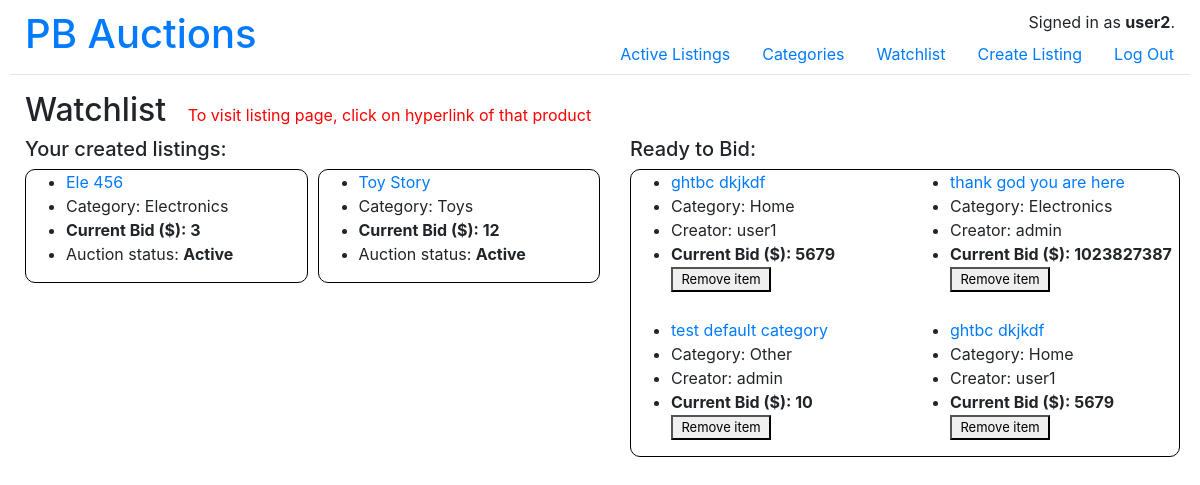
/watchlist (signed in), run on an earlier commit of the app's database.
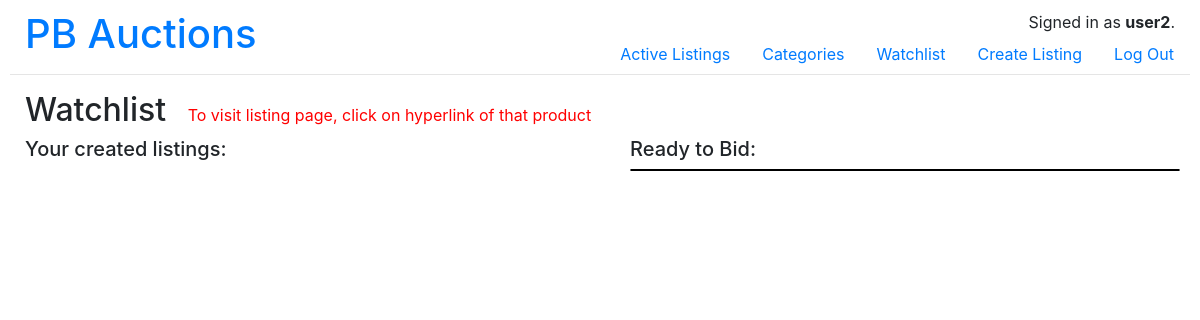
And on a later commit of the database.
### auctions/models.py (models this page shows)
class User(AbstractUser):
    id = models.AutoField(primary_key=True)
    def __str__(self):
        return self.username #present username as key instead of id

class Listing(models.Model):
    id = models.AutoField(primary_key=True)
    user = models.ForeignKey(User, null=True, blank=True, on_delete=models.CASCADE, related_name="creator") #user's id
    category = models.ForeignKey(Category, default="Other", on_delete=models.CASCADE, related_name="listing_category")
    title = models.CharField(max_length=100)
    description = models.TextField()
    price = models.BigIntegerField(default=10)
    image = models.ImageField(blank=True, upload_to="auctions/static/auctions/images")
    STATUS_LIST = (
        ("Active", "Active"),
        ("Closed", "Closed"),
    )
    status = models.CharField(max_length=64, choices=STATUS_LIST, default="Active")
    def __str__(self):
        return self.title

class Category(models.Model):
    id = models.AutoField(primary_key=True)
    CATEGORY_LIST = [
        ("Electronics", "Electronics"),
        ("Home", "Home"),
        ("Toys", "Toys"),
        ("Fashion", "Fashion"),
        ("Other", "Other"),
    ]
    category_name = models.CharField(max_length=64, choices=CATEGORY_LIST, default="Other")
    def __str__(self):
        return self.category_name #display the 1st elements of each tuple

class Watchlist(models.Model):
    id = models.AutoField(primary_key=True)
    user = models.ForeignKey(User, on_delete=models.CASCADE, default=0)
    listing = models.ForeignKey(Listing, on_delete=models.CASCADE)

### auctions/views.py (the view, shortened to what this page needs)
# urls.py: path("watchlist", views.watchlist, name="watchlist"),
@login_required(login_url='/login') #redirect to login page if user does not log-in yet
def watchlist(request):
    current_user = request.user
    my_listings = Listing.objects.filter(user=current_user)
    message = 'To visit listing page, click on hyperlink of that product'
    bid_listings = Watchlist.objects.all()[::-1]
    return render(request, 'auctions/watchlist.html', {
        'my_listings': my_listings,
        'bid_listings': bid_listings,
        "categories": categories,
        "message": message
    })

### auctions/templates/auctions/watchlist.html (shortened to what this page needs)
{% extends "auctions/layout.html" %}
{% block body %}
    <div class="section">
        <h2 style="display:inline-block;">Watchlist &nbsp;</h2>
        <h8 style="color: red;"> {{ message }} </h8>
    </div>
    <div class="row">
        <div class="split">
            <h5>Your created listings:</h5>
            <div class="left">
                {% for my_listing in my_listings %}
                <div class="item_container">
                    <ul>
                        <li><a href="{% url 'listing' my_listing.id %}">{{ my_listing }}</a></li>
                        <li>Category: {{ my_listing.category }}</li>
                        <li><b>Current Bid ($): {{ my_listing.price }}</b></li>
                        <li> Auction status: <b>{{ my_listing.status }}</b> </li>
                    </ul>
                </div>
                {% endfor %}
            </div>
        </div>
        <div class="split">
            <h5>Ready to Bid:</h5>
            <div class="right item_container">
                {% for bid_listing in bid_listings %}
                <ul>
                    <li><a href="{% url 'listing' bid_listing.listing.id %}">{{ bid_listing.listing }}</a></li>
                    <li>Category: {{ bid_listing.listing.category }}</li>
                    <li>Creator: {{ bid_listing.listing.user }}</li>
                    <li><b>Current Bid ($): {{ bid_listing.listing.price }}</b></li>
                    <form method="post" action="{% url 'watchlist' %}">
                        <button type="submit" name="remove_button">Remove item</button>
                    </form>
                </ul>
                {% endfor %}
            </div>
        </div>
    </div>
{% endblock %}

### auctions/templates/auctions/layout.html (shortened to what this page needs)
{% load static %}
<!DOCTYPE html>
<html lang="en">
    <head>
        <link rel="stylesheet" href="https://stackpath.bootstrapcdn.com/bootstrap/4.4.1/css/bootstrap.min.css">
        <link href="{% static 'auctions/styles.css' %}" rel="stylesheet">
    </head>
    <body>
        <h1 style="padding-left: 15px;">
            <a href="{% url 'index' %}">PB Auctions</a>
        </h1>
        <div class="upper-right">
            <div style="text-align: right; padding-right: 15px;">
                {% if user.is_authenticated %}
                    Signed in as <strong>{{ user.username }}</strong>.
                {% else %}
                    Not signed in.
                {% endif %}
            </div>
            <ul class="nav">
                <li class="nav-item">
                    <a class="nav-link" href="{% url 'index' %}">Active Listings</a>
                </li>
                <li class="nav-item">
                    <div class="dropdown">
                        <a class="nav-link" href="">Categories</a>
                    </div>
                </li>
                <li class="nav-item">
                    <a class="nav-link" href="{% url 'watchlist' %}">Watchlist</a>
                </li>
                <li class="nav-item">
                    <a class="nav-link" href="{% url 'create' %}">Create Listing</a>
                </li>
                {% if user.is_authenticated %}
                    <li class="nav-item">
                        <a class="nav-link" href="{% url 'logout' %}">Log Out</a>
                    </li>
                {% endif %}
            </ul>
        </div>
        <hr>
        {% block body %}
        {% endblock %}
    </body>
</html>

### auctions/static/auctions/styles.css (style rules this page uses)
body { padding: 10px; }
.upper-right { position: fixed; top: 0; right: 0; padding: 10px; }
.section { padding-left: 15px; }
.item_container { border: 1px solid black; border-radius: 10px; }
.row { display: grid; grid-template-columns: repeat(2, 1fr); }
.split { padding-left: 30px; }
.right { display: grid; grid-template-columns: repeat(2, 1fr); gap: 10px; width:550px; }
.dropdown { position: relative; display: inline-block; }

What changed in the data, as far as the page shows it:
removed Listing: title "Ele 456", category "Electronics", price "3", status "Active"
removed Listing: title "Toy Story", category "Toys", price "12", status "Active"
removed Watchlist: listing "ghtbc dkjkdf", listing.category "Home", listing.user "user1", listing.price "5679"
removed Watchlist: listing "thank god you are here", listing.category "Electronics", listing.user "admin", listing.price "1023827387"
removed Watchlist: listing "test default category", listing.category "Other", listing.user "admin", listing.price "10"
removed Watchlist: listing "ghtbc dkjkdf", listing.category "Home", listing.user "user1", listing.price "5679"
